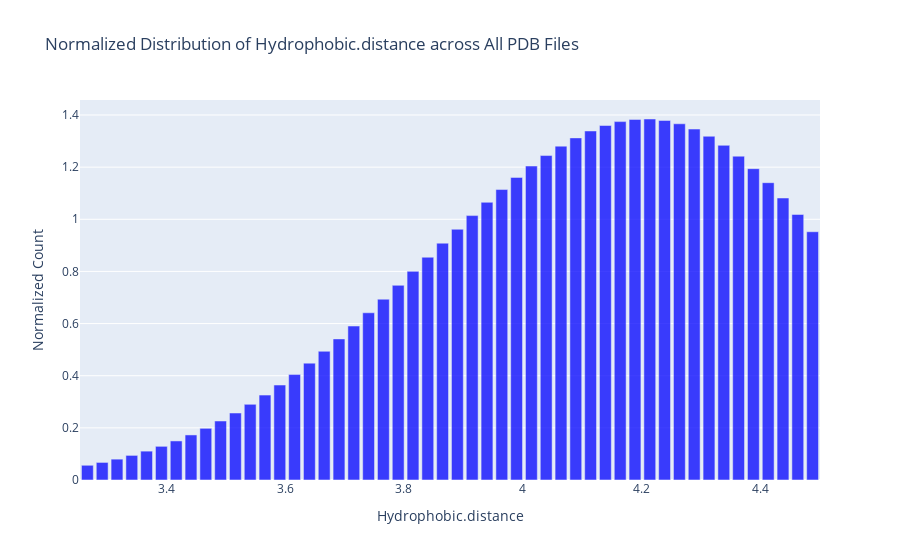

Source (notebook cell):
### Code cell
df3 = pd.read_csv('md_conf_snap_4_processed.csv')
numeric_columns3 = [
    col for col in df3.columns
    if col not in ['PDB_File', 'Residue'] and pd.api.types.is_numeric_dtype(df3[col])
]
plot_normalized_distributions(df3, numeric_columns3)

### Figure 1 — Plotly figure (JSON) as saved in the notebook; plotly's stock layout.template omitted (floating-point values rounded to 4 significant figures)
{"data": [{"marker": {"color": "blue"}, "name": "All PDB Files", "opacity": 0.75, "type": "bar", "x": [3.268, 3.292, 3.317, 3.342, 3.367, 3.392, 3.417, 3.442, 3.467, 3.492, 3.517, 3.541, 3.566, 3.591, 3.616, 3.641, 3.666, 3.691, 3.716, 3.741, 3.766, 3.79, 3.815, 3.84, 3.865, 3.89, 3.915, 3.94, 3.965, 3.99, 4.014, 4.039, 4.064, 4.089, 4.114, 4.139, 4.164, 4.189, 4.214, 4.239, 4.263, 4.288, 4.313, 4.338, 4.363, 4.388, 4.413, 4.438, 4.463, 4.487], "y": [0.05646, 0.06739, 0.07996, 0.09435, 0.1107, 0.1291, 0.1498, 0.1728, 0.1983, 0.2263, 0.2569, 0.2901, 0.3259, 0.3642, 0.4051, 0.4483, 0.4937, 0.5412, 0.5905, 0.6413, 0.6935, 0.7467, 0.8004, 0.8545, 0.9084, 0.9618, 1.014, 1.065, 1.114, 1.161, 1.204, 1.244, 1.281, 1.312, 1.339, 1.36, 1.375, 1.383, 1.385, 1.379, 1.366, 1.346, 1.318, 1.284, 1.242, 1.194, 1.14, 1.082, 1.019, 0.9523]}], "layout": {"barmode": "overlay", "title": {"text": "Normalized Distribution of Hydrophobic.distance across All PDB Files"}, "xaxis": {"title": {"text": "Hydrophobic.distance"}}, "yaxis": {"title": {"text": "Normalized Count"}}}}
